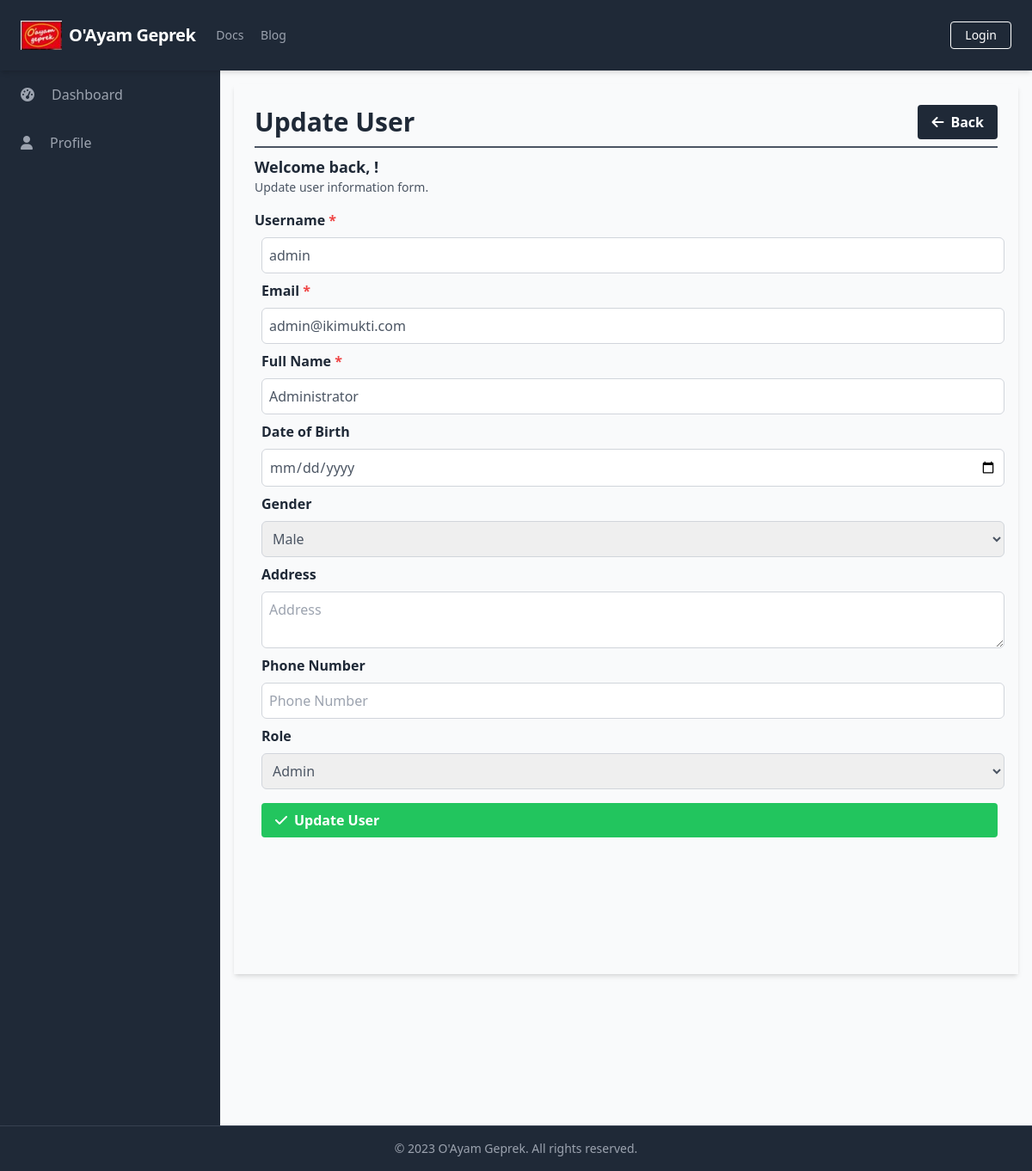
The page /manage_users/manage_users_update.php?id=137648118 on the database its author committed.
### tables this page shows
CREATE TABLE `Users` (
  `UserID` int(11) NOT NULL,
  `Username` varchar(50) NOT NULL,
  `Password` varchar(255) NOT NULL,
  `Email` varchar(100) NOT NULL,
  `FullName` varchar(100) DEFAULT NULL,
  `DateOfBirth` date DEFAULT NULL,
  `Gender` varchar(10) DEFAULT NULL,
  `Address` text DEFAULT NULL,
  `PhoneNumber` varchar(20) DEFAULT NULL,
  `RoleID` int(11) DEFAULT NULL,
  `AccountCreationDate` timestamp NOT NULL DEFAULT current_timestamp() ON UPDATE current_timestamp(),
  `LastLogin` datetime DEFAULT NULL,
  `AccountStatus` varchar(20) DEFAULT NULL,
  `ProfilePictureURL` varchar(255) DEFAULT NULL,
  `ActivationStatus` varchar(20) DEFAULT NULL
);

### public/manage_users/manage_users_update.php (the view, shortened to what this page needs)
<?php
require_once('../../database/connection.php');
include_once('../components/header.php');
$user_id = $username = $email = $full_name = $date_of_birth = $gender = $address = $phone_number = $role = '';
if (isset($_GET['id'])) {
    $user_id = mysqli_real_escape_string($conn, $_GET['id']);
    $query = "SELECT * FROM Users WHERE UserID = ? LIMIT 1";
    $stmt = $conn->prepare($query);
    $stmt->bind_param('s', $user_id);
    $stmt->execute();
    $result = $stmt->get_result();
    $user = $result->fetch_assoc();
    if (!$user) {
    } else {
        $username = $user['Username'];
        $email = $user['Email'];
        $full_name = $user['FullName'];
        $date_of_birth = $user['DateOfBirth'];
        $gender = $user['Gender'];
        $address = $user['Address'];
        $phone_number = $user['PhoneNumber'];
        $role = $user['RoleID'];
    }
}
?>
<div class="h-screen flex flex-col">
    <?php include('../components/navbar.php'); ?>
    <div class="flex-grow bg-gray-50 flex flex-row shadow-md">
        <?php include('../components/sidebar.php'); ?>
        <main class="bg-gray-50 flex flex-col flex-1 overflow-y-scroll h-screen flex-shrink-0 sc-hide pb-40">
            <div class="flex items-start justify-start p-6 shadow-md m-4 flex-1 flex-col">
                <div class="flex flex-row justify-between items-center w-full border-b-2 border-gray-600 mb-2 pb-2">
                    <h1 class="text-3xl text-gray-800 font-semibold w-full">Update User</h1>
                    <div class="flex flex-row justify-end items-center">
                        <a href="manage_users_list.php" class="bg-gray-800 hover:bg-gray-700 text-white font-bold py-2 px-4 rounded inline-flex items-center space-x-2">
                            <i class="fas fa-arrow-left"></i>
                            <span>Back</span>
                        </a>
                    </div>
                </div>
                <div class="flex flex-col w-full">
                    <div class="flex flex-row justify-between items-center w-full pb-2">
                        <div>
                            <h2 class="text-lg text-gray-800 font-semibold">Welcome back, <?php echo $_SESSION['FullName']; ?>!</h2>
                            <p class="text-gray-600 text-sm">Update user information form.</p>
                        </div>
                    </div>
                    <form action="" method="POST" class="flex flex-col w-full space-x-2">
                        <label for="username" class="block font-semibold text-gray-800 mt-2 mb-2">Username <span class="text-red-500">*</span></label>
                        <input type="text" id="username" name="username" class="w-full rounded-md border-gray-300 px-2 py-2 border text-gray-600" placeholder="Username" value="<?php echo $username; ?>">
                        <label for="email" class="block font-semibold text-gray-800 mt-2 mb-2">Email <span class="text-red-500">*</span></label>
                        <input type="email" id="email" name="email" class="w-full rounded-md border-gray-300 px-2 py-2 border text-gray-600" placeholder="Email" value="<?php echo $email; ?>">
                        <label for="full_name" class="block font-semibold text-gray-800 mt-2 mb-2">Full Name <span class="text-red-500">*</span></label>
                        <input type="text" id="full_name" name="full_name" class="w-full rounded-md border-gray-300 px-2 py-2 border text-gray-600" placeholder="Full Name" value="<?php echo $full_name; ?>">
                        <label for="date_of_birth" class="block font-semibold text-gray-800 mt-2 mb-2">Date of Birth</label>
                        <input type="date" id="date_of_birth" name="date_of_birth" class="w-full rounded-md border-gray-300 px-2 py-2 border text-gray-600" placeholder="Date of Birth" value="<?php echo $date_of_birth; ?>">
                        <label for="gender" class="block font-semibold text-gray-800 mt-2 mb-2">Gender</label>
                        <select id="gender" name="gender" class="w-full rounded-md border-gray-300 px-2 py-2 border text-gray-600">
                            <option value="Male" <?php if ($gender === 'Male') echo 'selected'; ?>>Male</option>
                        </select>
                        <label for="address" class="block font-semibold text-gray-800 mt-2 mb-2">Address</label>
                        <textarea id="address" name="address" class="w-full rounded-md border-gray-300 px-2 py-2 border text-gray-600" placeholder="Address"><?php echo $address; ?></textarea>
                        <label for="phone_number" class="block font-semibold text-gray-800 mt-2 mb-2">Phone Number</label>
                        <input type="tel" id="phone_number" name="phone_number" class="w-full rounded-md border-gray-300 px-2 py-2 border text-gray-600" placeholder="Phone Number" value="<?php echo $phone_number; ?>">
                        <?php
                        function getRoles($conn)
                        {
                            $roles = array();
                            $query = "SELECT RoleID, RoleName FROM Roles";
                            $result = $conn->query($query);
                            if (
                                $result->num_rows > 0
                            ) {
                                while ($row = $result->fetch_assoc()) {
                                    $roles[$row['RoleID']] = $row['RoleName'];
                                }
                            }
                            return $roles;
                        }
                        $roles = getRoles($conn);
                        ?>
                        <label for="role" class="block font-semibold text-gray-800 mt-2 mb-2">Role</label>
                        <select id="role" name="role" class="w-full rounded-md border-gray-300 px-2 py-2 border text-gray-600">
                            <?php
                            foreach ($roles as $roleId => $roleName) {
                                $selected = ($role == $roleId) ? 'selected' : '';
                                echo "<option value=\"$roleId\" $selected>$roleName</option>";
                            }
                            ?>
                        </select>
                        <button type="submit" class="bg-green-500 hover-bg-green-700 text-white font-bold py-2 px-4 rounded inline-flex items-center mt-4 text-center">
                            <i class="fas fa-check mr-2"></i>
                            <span>Update User</span>
                        </button>
                    </form>
                </div>
            </div>
        </main>
    </div>
    <?php include('../components/footer.php'); ?>
</div>
</body>
</html>

### rows shown on the page
users: username "admin", email "admin@ikimukti.com", full_name "Administrator"

### other values the page prints
$baseTitle "O'Ayam Geprek"
form field role "Admin"
